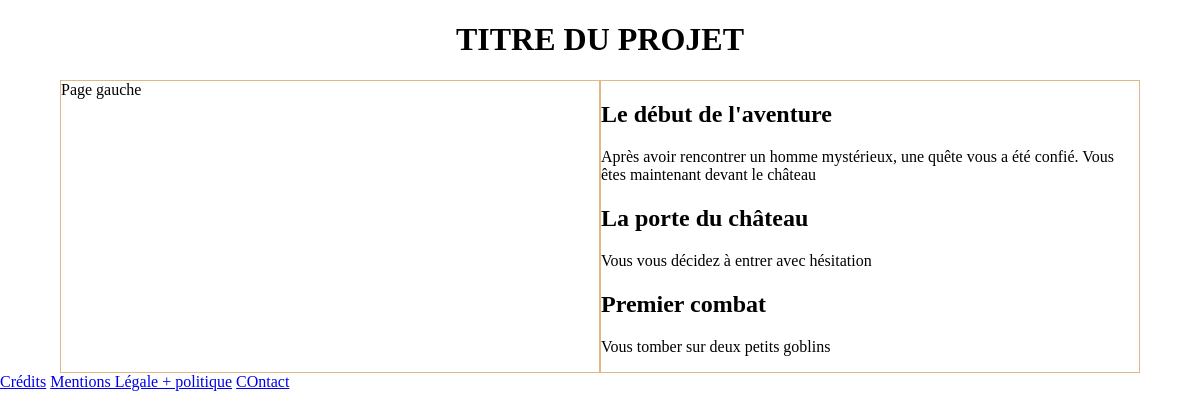
Screenshot of /story.php?id_game_in_progress=1&id_story=1 (signed in) with the database file from the repository.
### tables this page shows
CREATE TABLE `save` (
  `id_save` int(11) NOT NULL,
  `id_story` int(11) NOT NULL,
  `id_game_in_progress` int(11) NOT NULL,
  `id_paragraphe` int(11) NOT NULL,
  `date_save` datetime NOT NULL DEFAULT CURRENT_TIMESTAMP
);

CREATE TABLE `paragraph` (
  `id_paragraph` int(11) NOT NULL,
  `title` varchar(50) NOT NULL,
  `content` text NOT NULL
);

### story.php (the view, shortened to what this page needs)
<?php include('inc/connect.php');?>
<?php include('inc/header.php');?>
<h1>TITRE DU PROJET</h1>
<main>
  <section>Page gauche</section>
  <section>
<?php
  $id_story = $_GET['id_story'];
  $id_game_in_progress = $_GET['id_game_in_progress'];
?>
    <div>
<?php
  $query = $db->prepare('
    SELECT *
    FROM save, game_in_progress, paragraph, story
    WHERE save.id_game_in_progress = game_in_progress.id_game_in_progress
    AND paragraph.id_paragraph = save.id_paragraphe
    AND story.id_story = :id_story
    AND game_in_progress.id_user = :id_user
    AND game_in_progress.id_game_in_progress = :id_game_in_progress
    ORDER BY save.id_save ASC
    ');
  $query->execute(array( 'id_story' => $id_story, 'id_user' => $_SESSION["id_user"], 'id_game_in_progress' => $id_game_in_progress  ));
  foreach ($query as $row) {
      echo '<h2>'.$row['title'].'</h2>';
      echo '<p>'.$row['content'].'</p>';
    }
?>
</div>
  </section>
</main>
<?php include('inc/footer.php');?>

### inc/header.php (shortened to what this page needs)
<!doctype html>
<html lang="fr">
<head>
  <link rel="stylesheet" href="css/normalize.css">
  <link rel="stylesheet" href="css/style.css">
</head>
<body>

### inc/footer.php (shortened to what this page needs)
<footer>
	<a href="credits.php">Crédits</a>
	<a href="#">Mentions Légale + politique</a>
	<a href="#">COntact</a>
</footer>
</body>
</html>

### css/style.css (style rules this page uses)
h1 { text-align: center; }
main { display: flex; justify-content: space-between; max-width: 90%; margin: 0 auto; }
main section { border: 1px solid burlywood; width: 100%; }

### rows the page displays
save: paragraph.title "Le début de l'aventure", paragraph.content "Après avoir rencontrer un homme mystérieux, une quête vous a été confié. Vous êtes maintenant devant le château"
save: paragraph.title "La porte du château", paragraph.content "Vous vous décidez à entrer avec hésitation"
save: paragraph.title "Premier combat", paragraph.content "Vous tomber sur deux petits goblins"
